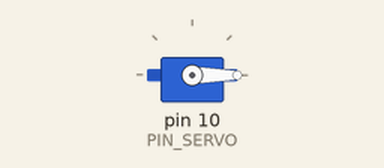
This sketch was run on a simulated Arduino Uno, built with avr-gcc and run on an emulated ATmega328P. Parts: servo.

Above: at 1.05 s.
At 2.05 s:
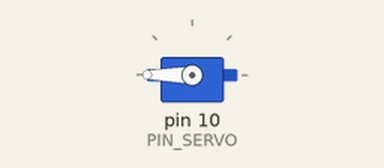
At 3.0 s:
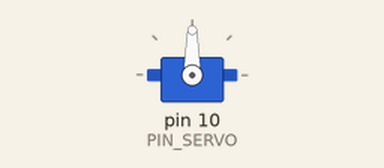
Timing chart, 0 to 6.8 s (numbered marks = the images above):
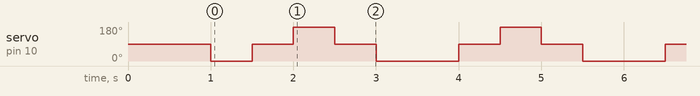

Measured:
- by itself, servo on pin 10 (PIN_SERVO): repeats every 2.5 s: 90° 0.50 s, 180° 0.50 s, 90° 0.50 s, 0° 1.0 s

The sketch:

10_example_2.ino
```cpp
#include <Servo.h>
#define PIN_SERVO 10

Servo myservo;

void setup() {
  myservo.attach(PIN_SERVO);
  myservo.write(90);
  delay(1000);
}

void loop() {

  myservo.write(0);
  delay(500);
  myservo.write(90);
  delay(500);
  myservo.write(180);
  delay(500);
  myservo.write(90);
  delay(500);
  myservo.write(0);
  delay(500);

}
```
